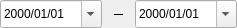
<?xml version="1.0" encoding="UTF-8"?>
<ui version="4.0">
 <class>DatePeriodWidget</class>
 <widget class="QWidget" name="DatePeriodWidget">
  <property name="geometry">
   <rect>
    <x>0</x>
    <y>0</y>
    <width>236</width>
    <height>28</height>
   </rect>
  </property>
  <property name="minimumSize">
   <size>
    <width>0</width>
    <height>28</height>
   </size>
  </property>
  <property name="maximumSize">
   <size>
    <width>16777215</width>
    <height>28</height>
   </size>
  </property>
  <property name="windowTitle">
   <string>DatePeriodWidget</string>
  </property>
  <layout class="QHBoxLayout" name="horizontalLayout">
   <property name="spacing">
    <number>12</number>
   </property>
   <property name="margin">
    <number>0</number>
   </property>
   <item>
    <widget class="QDateEdit" name="dateEditFrom">
     <property name="minimumSize">
      <size>
       <width>102</width>
       <height>28</height>
      </size>
     </property>
     <property name="minimumDateTime">
      <datetime>
       <hour>0</hour>
       <minute>0</minute>
       <second>0</second>
       <year>2000</year>
       <month>1</month>
       <day>1</day>
      </datetime>
     </property>
     <property name="displayFormat">
      <string>yyyy/MM/dd</string>
     </property>
     <property name="calendarPopup">
      <bool>true</bool>
     </property>
    </widget>
   </item>
   <item>
    <widget class="QLabel" name="labelSep">
     <property name="frameShape">
      <enum>QFrame::HLine</enum>
     </property>
     <property name="text">
      <string/>
     </property>
    </widget>
   </item>
   <item>
    <widget class="QDateEdit" name="dateEditTo">
     <property name="minimumSize">
      <size>
       <width>102</width>
       <height>28</height>
      </size>
     </property>
     <property name="minimumDateTime">
      <datetime>
       <hour>0</hour>
       <minute>0</minute>
       <second>0</second>
       <year>2000</year>
       <month>1</month>
       <day>1</day>
      </datetime>
     </property>
     <property name="displayFormat">
      <string>yyyy/MM/dd</string>
     </property>
     <property name="calendarPopup">
      <bool>true</bool>
     </property>
    </widget>
   </item>
  </layout>
 </widget>
 <layoutdefault spacing="6" margin="11"/>
 <resources/>
 <connections/>
</ui>
